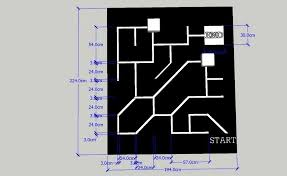
#> input picture Arena.jpg, 287 x 176 px
$ python path_finding.py
#> lines starting #> are read from the running program, lines starting #| are printed output that depends on the picture; after the words box and inside, x2 and y2 are one past the last pixel; in counts of white or black regions, pixels touching at a corner belong together
### helper_functions.py
import numpy as np
import cv2
from helper_class import node

# [40 lines left out: functions transform_and_make_node, find_shortest_path_for, show_node_connections_of, not called in this run]

def apply_filters(image, filters):
    new_images = []
    for filter in filters:
        new_images.append(cv2.filter2D(image, -1, filter))
    return new_images

def reorder(poly):
    ################## This function reorders the co-ordinates in the list poly, in clockwise direction starting from top left co-ordinate
    poly_list = [list(i) for i in poly]

    for i in range(1, 4):
        if poly_list[i][1] < poly_list[0][1] or poly_list[i][1] < poly_list[1][1]:
            poly_list.insert(0, poly_list.pop(i))

    for i in range(0, 4, 2):
        if poly_list[i][0] > poly_list[i + 1][0]:
            poly_list.insert(i, poly_list.pop(i + 1))

    return poly_list

def get_filters():
    filter_size = 81
    filter = np.zeros((filter_size, filter_size), dtype = np.float32)
    sfilter = filter.copy()

    filter[filter_size//2, :] = 1
    sfilter[range(filter_size), range(filter_size)] = 1

    filter = filter / (np.sum(filter))
    sfilter = sfilter / np.sum(sfilter)
    filters = []
    for i in range(2):
        filters.append(np.rot90(filter, i))

    for i in range(2):
        filters.append(np.rot90(sfilter, i))

    return filters

### helper_class.py
import numpy as np
import cv2

class node:
    def __init__(self, coordinates):
        self.coordinates = np.array(coordinates)
        self.connections = dict()
        self.cost = np.inf
        node.nearest_node = None

    def __sub__(self, node):
        square = (self.coordinates - node.coordinates)**2
        a, b = self.coordinates
        c, d = node.coordinates
        return ((c - a) ** 2 + (d - b) ** 2) ** 0.5

    def connect(self, node):
        distance = np.sum((self.coordinates - node.coordinates)**2) ** 0.5
        self.connections[tuple(node.coordinates)] = (node, distance)
        node.connections[tuple(self.coordinates)] = (self, distance)

    def validate_and_connect(a, b, img):
        thickness = 2
        blank_image = np.zeros_like(img)

        blank_image = cv2.line(blank_image, tuple(np.int16(np.round(a.coordinates, 0))), tuple(np.int16(np.round(b.coordinates, 0))), 255, thickness)
        image = cv2.bitwise_and(blank_image, img)

        distance = a - b
        pixels = np.sum(image) / (thickness * 255)

        if pixels / distance > 1.4: #1.4
            a.connect(b)

    # [12 lines left out: function set_costs_in_chain, not called in this run]

### path_finding.py
from helper_functions import *

def record_point(event, x, y, flag, param):
    global start_node, end_node
    Nodes, mat = param[0].copy(), param[1]

    if event == cv2.EVENT_LBUTTONDOWN:
        start_node = transform_and_make_node(mat, (x, y), start_node, Nodes, X, Y, img_adap)

    elif event == cv2.EVENT_RBUTTONDOWN:
        end_node = transform_and_make_node(mat, (x, y), end_node, Nodes, X, Y, img_adap)

    elif (event == cv2.EVENT_RBUTTONUP or event == cv2.EVENT_LBUTTONUP) and start_node != None and end_node != None:
        start_node.validate_and_connect(end_node, img_adap)
        solution_img, spots = find_shortest_path_for([start_node] + Nodes + [end_node])
        i_matrix = cv2.getPerspectiveTransform(pts2, pts1)
        solution_img = cv2.warpPerspective(solution_img, i_matrix, (500, 500))
        spots = cv2.warpPerspective(spots, i_matrix, (500, 500))
        solution_img = cv2.resize(solution_img, (X, Y))
        spots = cv2.resize(spots, (X, Y))
        cv2.imshow("solution_img", solution_img)
        solution_arena = ARENA.copy()
        solution_arena[solution_img > 100] = (0, 255, 0)
        solution_arena[spots > 100] = (0, 255, 255)
        cv2.imshow("ARENA", solution_arena)

if __name__ == "__main__":
    images = ['Arena.jpg', 'Arena1.jpg', 'Arena2.jpg', 'Arena3.png']

    filters = get_filters()

    for image in images:
        start_node = None
        end_node = None

        Arena = cv2.imread(image)
#> Arena is the input picture: shape (176, 287, 3); mean B, G, R 138.1, 138.3, 137.9
        arena = cv2.imread(image, 0)
#> arena: shape (176, 287); min 0, max 255, mean 138.1
        Y, X = 3*np.array(arena.shape)
#> Y = 528; X = 861
        ARENA = cv2.resize(Arena, (X, Y))

        cv2.imshow("ARENA", ARENA)
        cv2.imshow("solution_img", np.zeros_like(ARENA))

        d = (500, 500)
        arena = cv2.resize(arena, d)
#> arena: shape (500, 500)
        Arena = cv2.resize(Arena, d)
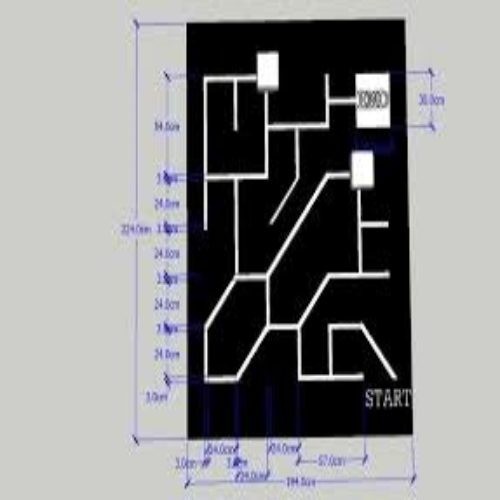
#> Arena: shape (500, 500, 3); mean B, G, R 138, 138.3, 137.9
        ######################################################### Image is resized

        _, th = cv2.threshold(arena, 128, 255, cv2.THRESH_BINARY)
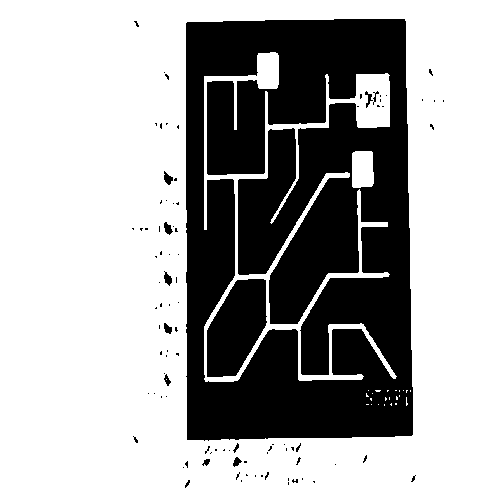
#> th: shape (500, 500); 66.4% white; 95 black regions (83 under 20 px), largest, box (x1, y1, x2, y2) and area: (186, 19, 413, 441) 78893, (207, 279, 267, 377) 4189, (164, 171, 173, 185) 73
        th_adap = cv2.adaptiveThreshold(arena, 255, cv2.ADAPTIVE_THRESH_GAUSSIAN_C, cv2.ADAPTIVE_THRESH_GAUSSIAN_C, 101, 2)
#> th_adap: shape (500, 500); 34.1% white; 128 white regions (86 under 20 px), largest, box (x1, y1, x2, y2) and area: (186, 18, 413, 441) 61907, (270, 178, 358, 323) 7191, (208, 81, 264, 173) 4728
        ######################################################### Image is filtered

        Canny = cv2.Canny(th, 100, 200)
#> Canny: shape (500, 500); 2.4% white in thin lines or dots, all inside (x1, y1, x2, y2) = (132, 18, 445, 488)
        contours, h = cv2.findContours(Canny, cv2.RETR_EXTERNAL, cv2.CHAIN_APPROX_SIMPLE)
#> contours = 113 contours, 107 with area under 20; largest, box (x1, y1, x2, y2) and area: (185, 18, 413, 441) 93158, (163, 222, 173, 235) 71, (163, 323, 172, 334) 58, (232, 457, 242, 467) 51, (164, 374, 171, 386) 42, (202, 458, 210, 466) 36; h = 113 rows, first 6: [1, -1, -1, -1], [2, 0, -1, -1], [3, 1, -1, -1], [4, 2, -1, -1], [5, 3, -1, -1], [6, 4, -1, -1]

        area = 0.0
        for c in contours:
            temp = cv2.contourArea(c)
            if temp > area:
                area = temp
                main_contour = c
#> this loop made 113 passes
#> (temp, area) on passes 27, 29, 66, 86, 113: (35.5, 35.5), (51, 51), (57.5, 57.5), (71, 71), (93158, 93158)
#> (c, temp) on passes 1, 3, 9, 10, 13, 15: ([[184, 486], [184, 487]], 0), ([[313, 480], [313, 482], [313, 481], [314, 480]], 0.5), ([[267, 477], [266, 478], [266, 479], [266, 478]], 0), ([[264, 477], [264, 479]], 0), ([[268, 474], [268, 475]], 0), ([[245, 474], [245, 475], [246, 474], [247, 474]], 0.5)
#> after the loop, area = 93158; main_contour = contour of 77 points, box (x1, y1, x2, y2) (185, 18, 413, 441), area 93158

        eps = 0.1 * cv2.arcLength(main_contour, True)
#> eps = 129.3
        poly_corners = np.squeeze(cv2.approxPolyDP(main_contour, eps, True))
#> poly_corners = [[403, 18], [186, 22], [187, 439], [412, 435]]
        ######################################################### Arena corners are obtained

        poly_list = reorder(poly_corners)
#> after the loop in reorder, `for i in range(0, 4, 2):`: poly_list = [[186, 22], [403, 18], [187, 439], [412, 435]]
#> poly_list = [[186, 22], [403, 18], [187, 439], [412, 435]]
        pts1 = np.float32(poly_list)
#> pts1 = [[186, 22], [403, 18], [187, 439], [412, 435]]
        pts2 = np.float32([(0, 0), (500, 0), (0, 500), (500, 500)])
        matrix = cv2.getPerspectiveTransform(pts1, pts2)
#> matrix = [[2.31, -0.00554, -429.7], [0.023, 1.25, -31.69], [3.21e-06, 8.86e-05, 1]]
        img1 = cv2.warpPerspective(arena, matrix, (500, 500))
        ######################################################### Arena from original gray image is transformed to 500*500 square

        img_adap = cv2.adaptiveThreshold(img1, 255, cv2.ADAPTIVE_THRESH_GAUSSIAN_C, cv2.ADAPTIVE_THRESH_GAUSSIAN_C, 201, 2)
#> img_adap: shape (500, 500); 82% white; 14 black regions (6 under 20 px), largest, box (x1, y1, x2, y2) and area: (35, 38, 471, 437) 40583, (0, 0, 500, 500) 1733, (436, 421, 500, 469) 1028
        img_adap = cv2.morphologyEx(img_adap, cv2.MORPH_CLOSE, np.ones((5, 5), np.uint8), iterations=1)
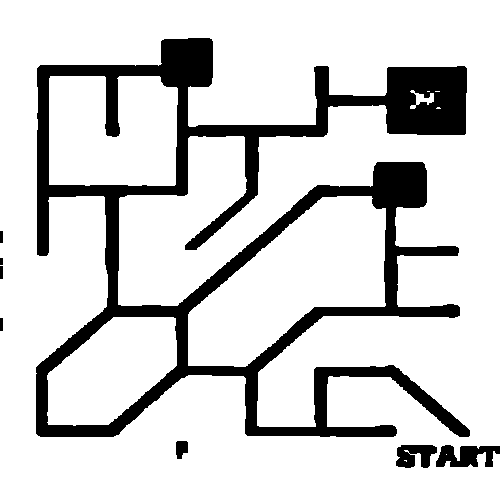
#> img_adap: shape (500, 500); 83% white; 8 black regions, largest, box (x1, y1, x2, y2) and area: (36, 38, 470, 437) 40466, (436, 445, 500, 467) 956, (396, 445, 437, 468) 680
        _, img_adap = cv2.threshold(img_adap, 127, 255, cv2.THRESH_BINARY_INV)

        paths = apply_filters(img_adap.copy(), filters)
#> after the loop in apply_filters, `for filter in filters:`: new_images = 4 items
#> paths = 4 items
        nodes = np.zeros_like(paths[0])
        for i in range(len(paths)):
            _, paths[i] = cv2.threshold(paths[i], 127, 255//4, cv2.THRESH_BINARY)
            nodes += paths[i]
#> this loop made 4 passes
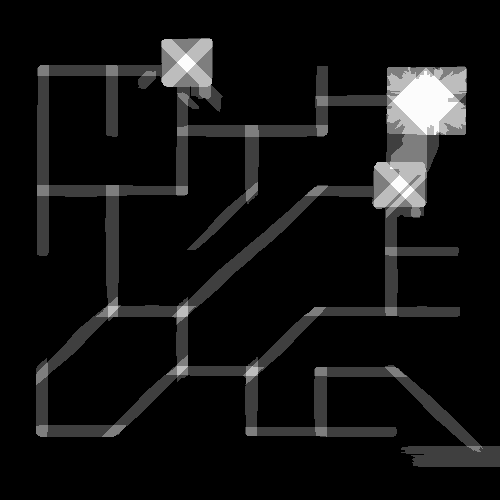
#> nodes: shape (500, 500); min 0, max 252, mean 17.6

        _, nodes = cv2.threshold(nodes, 256//2 - 10, 255, cv2.THRESH_BINARY)
#> nodes: shape (500, 500); 5.9% white; 30 white regions
        ######################################################### Junctions are obtained in image (nodes)

        blank_image = np.zeros_like(nodes)

        contours, h = cv2.findContours(nodes, cv2.RETR_EXTERNAL, cv2.CHAIN_APPROX_SIMPLE)
#> contours = 30 contours; largest, box (x1, y1, x2, y2) and area: (372, 67, 467, 218) 8356, (161, 38, 213, 99) 2436, (96, 297, 120, 318) 204, (166, 355, 188, 377) 194, (172, 301, 196, 324) 180; h = 30 rows, first 6: [1, -1, -1, -1], [2, 0, -1, -1], [3, 1, -1, -1], [4, 2, -1, -1], [5, 3, -1, -1], [6, 4, -1, -1]
        img_adap_copy = img_adap.copy()
        nodes_list = []

        for c in contours:
            area = cv2.contourArea(c)
            if area > 900 or area < 40:
                cv2.fillPoly(nodes, [c], 0)
                cv2.fillPoly(img_adap, [c], 150)
            else:
                m = cv2.moments(c)
                x, y = int(m["m10"] / m["m00"]), int(m["m01"] / m["m00"])
                nodes_list.append((x, y))
#> this loop made 30 passes
#> (c, area, x, y) on passes 18 to 19: ([[106, 185], [106, 195], [118, 195], [118, 185]], 120, 112, 190), ([[37, 185], [37, 195], [48, 195], [48, 185]], 110, 42, 190)
#> (area, x, y) on passes 2 to 7: (85, 320, 430), (79.5, 251, 430), (138.5, 113, 430), (108.5, 41, 430), (99, 395, 371), (87.5, 320, 371)
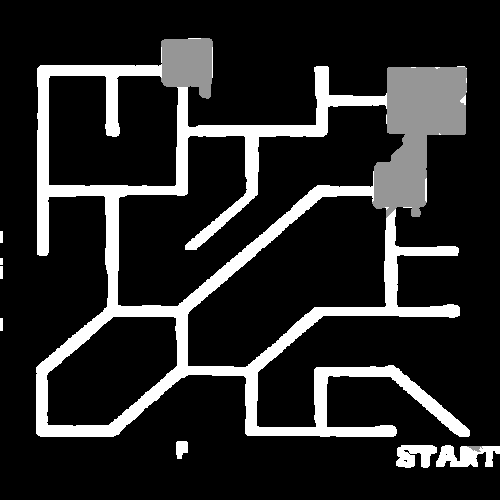
#> img_adap: shape (500, 500); min 0, max 255, mean 39.8
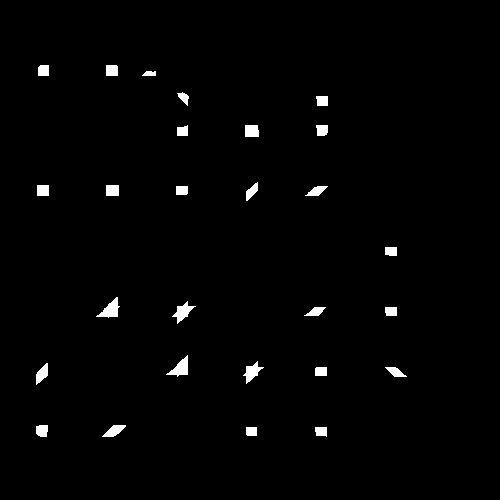
#> nodes: shape (500, 500); 1.4% white; 27 white regions, largest, box (x1, y1, x2, y2) and area: (96, 297, 120, 318) 238, (166, 355, 188, 377) 226, (172, 301, 196, 324) 213
#> after the loop, nodes_list = 27 pairs, first value 41 to 395, second value 70 to 430
        ######################################################### True junction coordinates are stored in nodes_list

        Nodes = list(map(node, nodes_list))
#> Nodes = 27 items

        for i in range(len(Nodes)-1):
            for j in range(i+1, len(Nodes)):
                Nodes[i].validate_and_connect(Nodes[j], img_adap)
#> this loop made 26 passes
#> pass 1, in validate_and_connect (call 2), `blank_image = cv2.line(blank_image, tuple(np.int16(np.round(a.coordina..`:
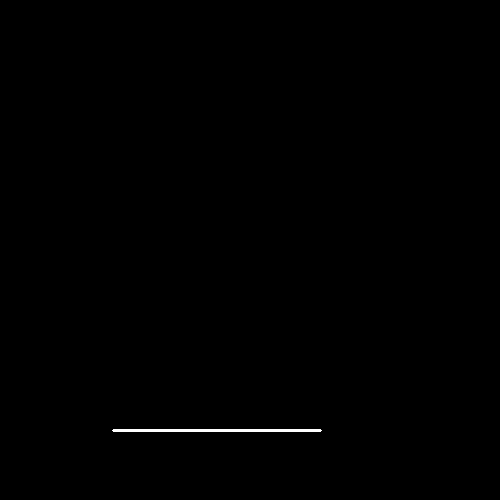
#> blank_image: shape (500, 500); 0.25% white; 1 white region, box (x1, y1, x2, y2) and area: (112, 429, 322, 432) 626
        ######################################################### Graph of nodes is formed

        cv2.setMouseCallback("ARENA", record_point, (Nodes, matrix))
        if cv2.waitKey(0) == ord("q"):
#> (key q is pressed here)
            break

    cv2.destroyAllWindows()
